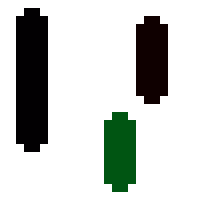
%> input picture images/kmeans.bmp, 25 x 25 px (shown 8 times larger)
$ octave label.m   (GNU Octave 9; MATLAB toolbox functions it lacks are replaced by stand-ins)
%> lines starting %> are read from the running program, lines starting %| are printed output that depends on the picture

RGB = imread("../images/kmeans.bmp")
%> RGB is the input picture: size 25x25x3 uint8; mean R, G, B 197.4, 201.1, 197.5

L = zeros([size(RGB,1) size(RGB,2)]);
colors = squeeze(RGB(1,1,:))';
%> colors = [255 255 255]
for r = 1:size(L,1);
    for c = 1:size(L,2);

        color =  squeeze(RGB(r,c,:))';

        matches = ismember(colors, color);
        matches = matches(:,1) .* matches(:,2) .* matches(:,3);
        l = find(matches, 1);
        if l
            L(r,c) = l;
        else
            colors = [colors ; color]; %#ok<AGROW>
            L(r,c) = size(colors,1);
        end
    end
end
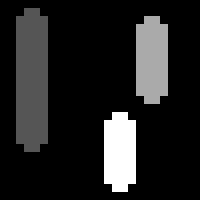
%> L: size 25x25 double (shown 8 times larger); min 1, max 4, mean 1.41; drawn with min black and max white
%> after the loop, colors = [255 255 255; 2 0 2; 15 0 0; 0 85 18]
